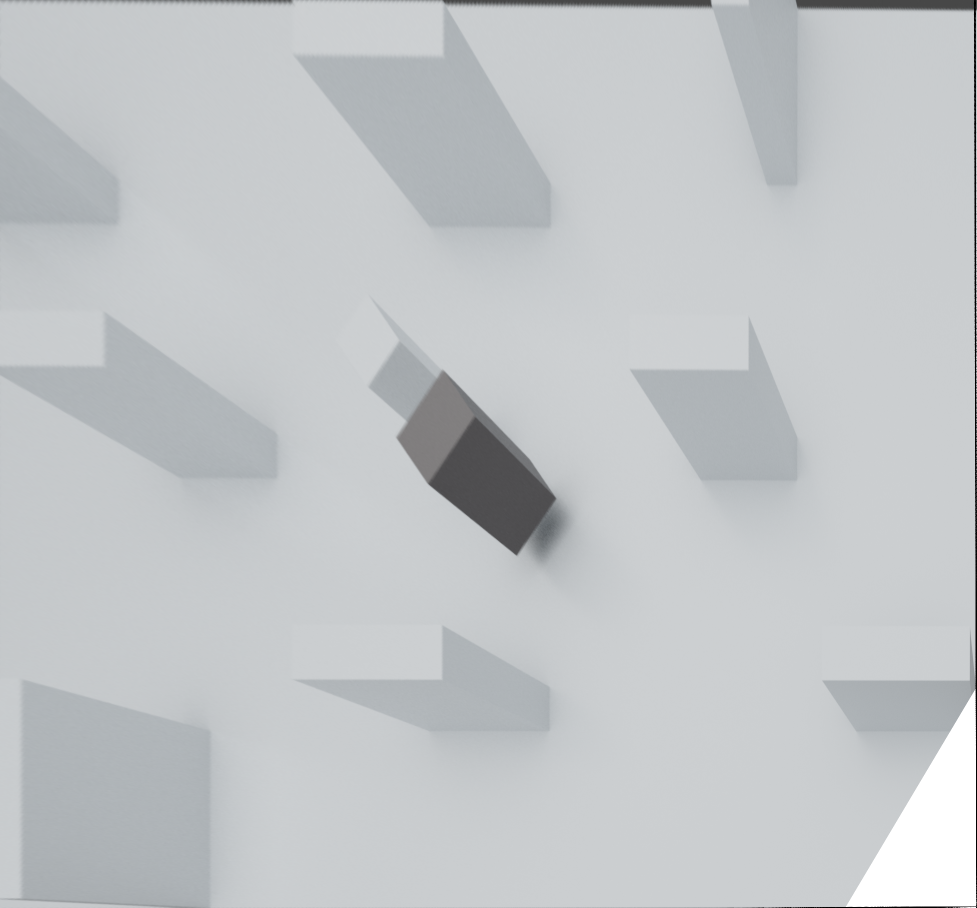
#> input picture p_t.png, 1953 x 1815 px (shown at 1/2 size)
$ python edge_detection1.py   (older library calls are emulated)
#> lines starting #> are read from the running program, lines starting #| are printed output that depends on the picture
import cv2
import numpy as np
from matplotlib import pyplot as plt

# loading image
#img0 = cv2.imread('SanFrancisco.jpg',)
img0 = cv2.imread("p_t.png")
#> img0 is the input picture: shape (1815, 1953, 3); mean B, G, R 199.9, 197.6, 194.2
img0=cv2.resize(img0,None,fx=0.35,fy=0.35,interpolation=cv2.INTER_CUBIC)
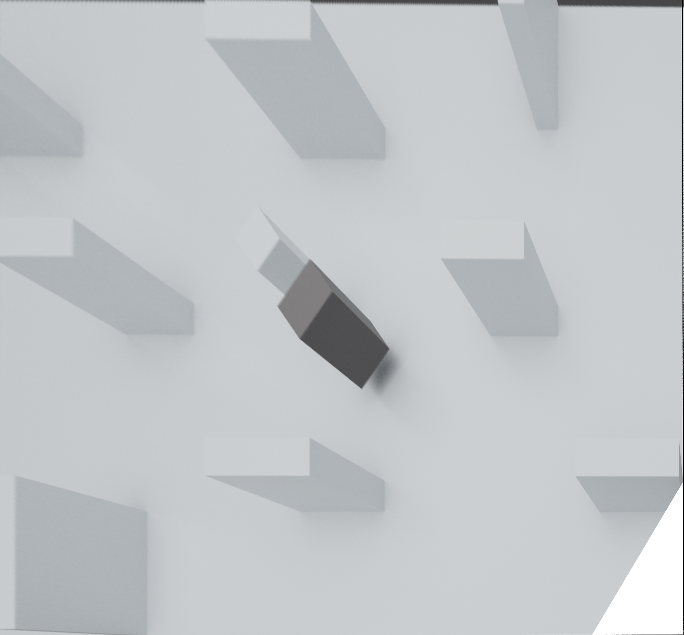
#> img0: shape (635, 684, 3); mean B, G, R 199.9, 197.6, 194.2
# converting to gray scale
gray = cv2.cvtColor(img0, cv2.COLOR_BGR2GRAY)

# remove noise
img = cv2.GaussianBlur(gray,(3,3),0)

# convolute with proper kernels
laplacian = cv2.Laplacian(img,cv2.CV_64F)
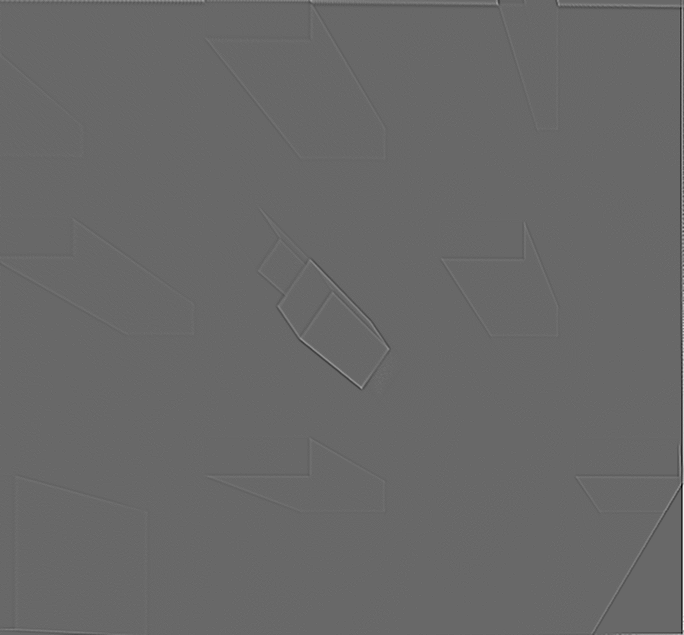
#> laplacian: shape (635, 684) float64; min -97, max 139, mean 0.1; drawn with min black and max white
sobelx = cv2.Sobel(img,cv2.CV_64F,1,0,ksize=5)  # x
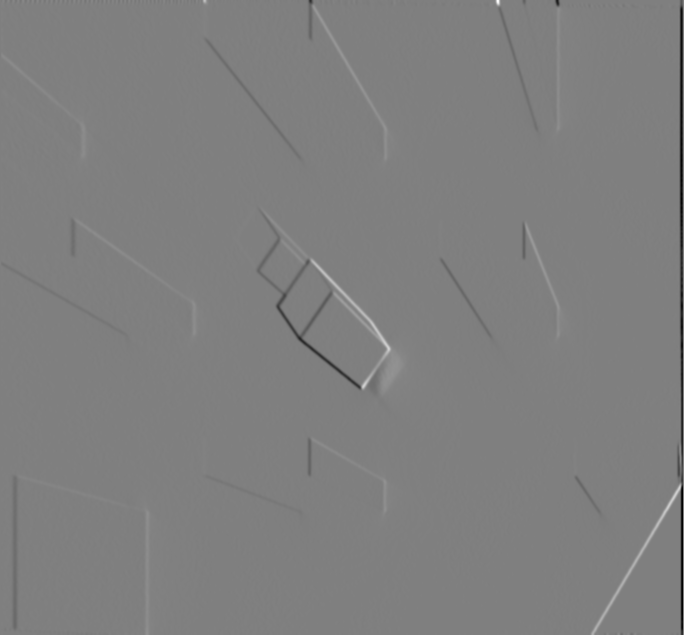
#> sobelx: shape (635, 684) float64; min -5088, max 5070, mean -11; drawn with min black and max white
sobely = cv2.Sobel(img,cv2.CV_64F,0,1,ksize=5)  # y
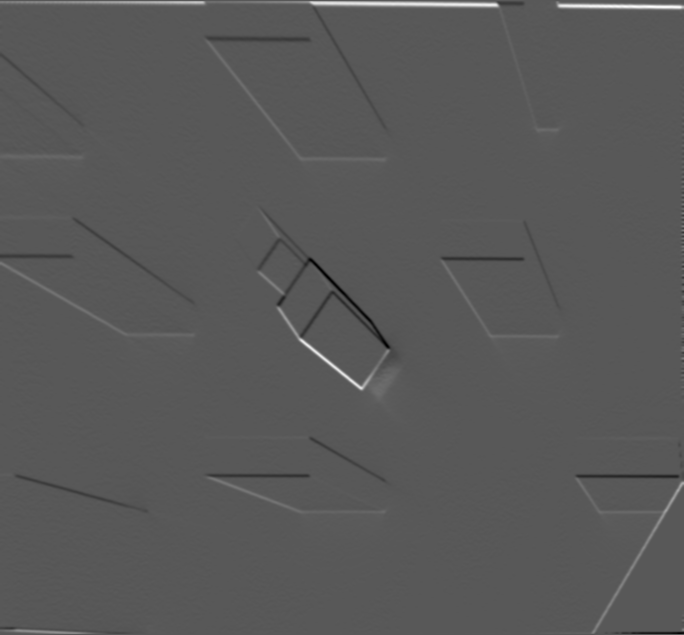
#> sobely: shape (635, 684) float64; min -2434, max 4599, mean 15.7; drawn with min black and max white
img=cv2.threshold(img,50,255,type=cv2.THRESH_BINARY)
print()
cv2.imshow("new",img)
#> (the run stopped early here; a loop or call above may not have finished)
